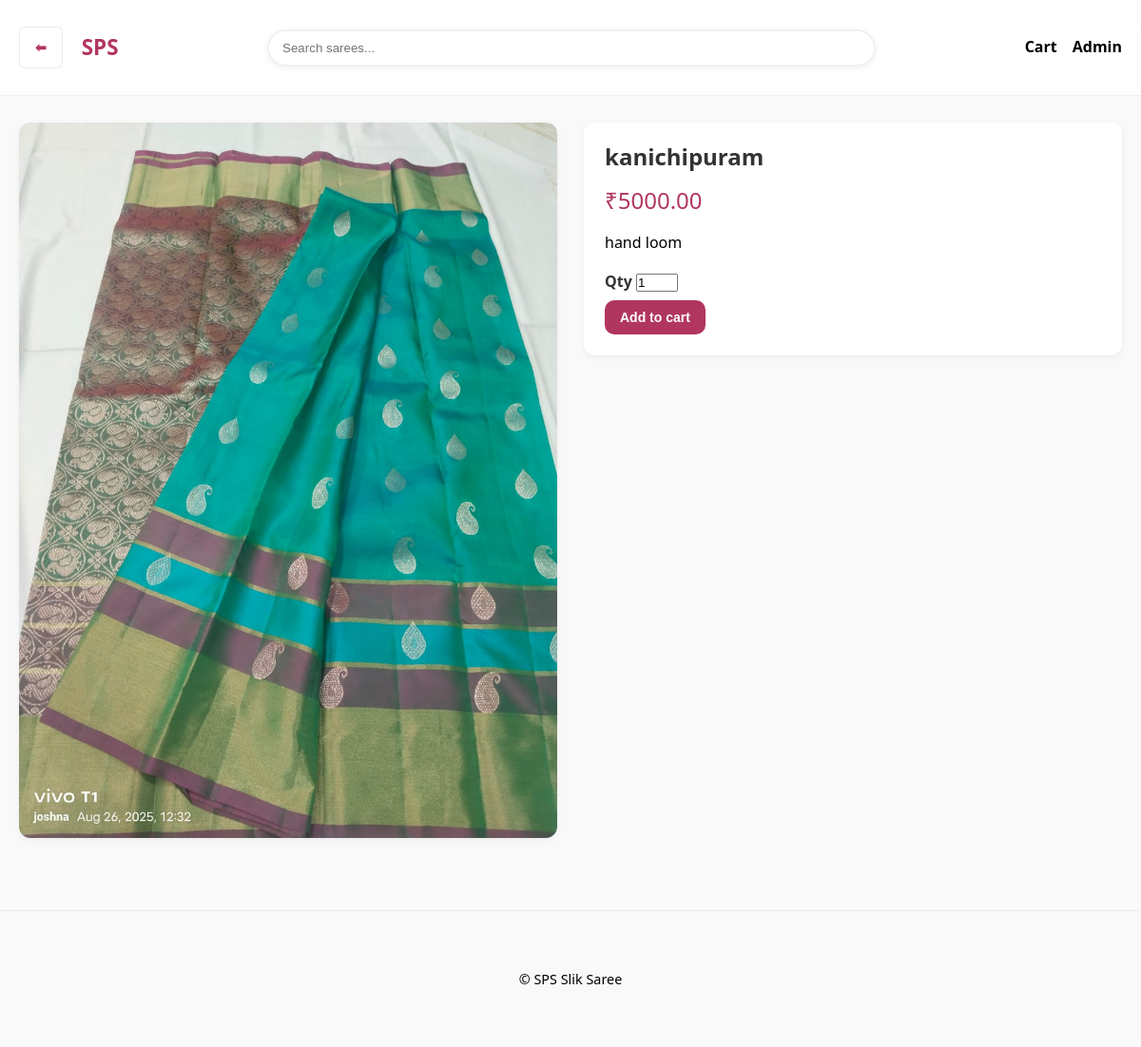
The page /product/kanichipuram on the database its author committed.
### models.py (models this page shows)
class Product(db.Model):
    id = db.Column(db.Integer, primary_key=True)
    name = db.Column(db.String(120), nullable=False)
    slug = db.Column(db.String(120), unique=True, nullable=False)
    description = db.Column(db.Text)
    price = db.Column(db.Float, nullable=False)
    image = db.Column(db.String(300))
    stock = db.Column(db.Integer, default=0)
    def to_dict(self):
        return {
            "id": self.id,
            "name": self.name,
            "slug": self.slug,
            "description": self.description,
            "price": self.price,
            "image": self.image,
            "stock": self.stock,
        }

### app.py (the view)
@app.route("/product/<slug>")
def product_detail(slug):
    p = Product.query.filter_by(slug=slug).first_or_404()
    return render_template("product.html", product=p.to_dict())

### templates/product.html (shortened to what this page needs)
{% extends "base.html" %}
{% block content %}
  <div class="product-detail">
    <img src="{{ product.image or url_for('static', filename='images/placeholder.jpg') }}" alt="{{ product.name }}">
    <div class="meta">
      <h2>{{ product.name }}</h2>
      <p class="price">₹{{ '%.2f'|format(product.price) }}</p>
      <p>{{ product.description }}</p>
      <form action="{{ url_for('add_to_cart', product_id=product.id) }}" method="post">
        <label>Qty <input type="number" name="qty" value="1" min="1" max="{{ product.stock }}"></label>
        <button type="submit" class="btn">Add to cart</button>
      </form>
    </div>
  </div>
{% endblock %}

### static/css/styles.css (style rules this page uses)
:root { --max-width: 1200px; --accent: #b1365f; --accent-2: #ff6f91; --bg: #faf9f8; --card: #ffffff; --muted: #000; --radius: 14px; --shadow: 0 6px 18px rgba(17, 24, 39, 0.08); --surface-shadow: 0 2px 6px rgba(17, 24, 39, 0.06); }
*, *::before, *::after { box-sizing: border-box; }
html, body { height: 100%; margin: 0; }
body { font-family: "Inter", ui-sans-serif, system-ui, -apple-system, 'Segoe UI', Roboto, 'Helvetica Neue', Arial; background: var(--bg); color: #0f172a; line-height: 1.6; -webkit-font-smoothing: antialiased; }
h1, h2, h3, h4, h5 { margin: 0; font-weight: 700; line-height: 1.2; }
p { margin: 0 0 1rem; color: var(--muted); }
.btn, button[type="submit"] { background: var(--accent); color: #fff; border: none; padding: 10px 16px; text-decoration: none; border-radius: 10px; cursor: pointer; font-weight: 700; transition: background .25s ease, transform .15s ease; }
.product-detail { display: grid; grid-template-columns: 1fr 1fr; gap: 28px; align-items: start; }
.product-detail img { width: 100%; border-radius: 12px; box-shadow: var(--surface-shadow); }
.product-detail .meta { background: #fff; padding: 22px; border-radius: 12px; box-shadow: var(--surface-shadow); }
.product-detail .price { font-size: 1.5rem; color: var(--accent); margin: 12px 0; }
label { font-weight: 600; margin-bottom: 6px; display: block; }
* { margin: 0; padding: 0; box-sizing: border-box; }
body { font-family: "Segoe UI", Arial, sans-serif; line-height: 1.6; background: #f9f9f9; color: #333; padding: 0; margin: 0; }
.btn { display: inline-block; padding: 10px 16px; background: #8e1c4a; color: white; border: none; border-radius: 6px; text-decoration: none; cursor: pointer; font-size: 14px; }

### rows shown on the page
Product: image (picture), name "kanichipuram", price "5000.00", description "hand loom"
